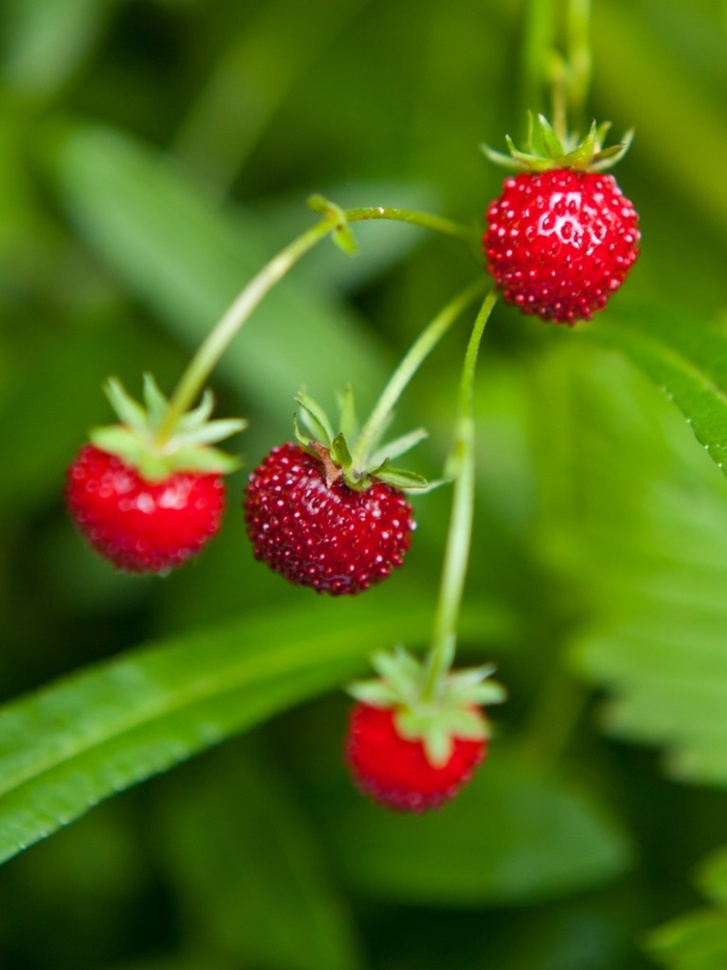
#> input picture straw2.jpeg, 727 x 970 px, shrunk from 1200 x 1600 before the run, found by its file name
$ python test2.py
#> lines starting #> are read from the running program, lines starting #| are printed output that depends on the picture; after the words box and inside, x2 and y2 are one past the last pixel; in counts of white or black regions, pixels touching at a corner belong together
import numpy as np
import cv2
from skimage import io
import matplotlib.pyplot as plt
import math

def kmeans(X, k, max_iters=100):
    centroids = X[np.random.choice(range(len(X)), k, replace=False)]
    for _ in range(max_iters):
        # Tính toán gán cụm
        clusters = np.argmin(
            np.sqrt(((X - centroids[:, np.newaxis])**2).sum(axis=2)), axis=0)
        # Tính lại tâm cụm
        new_centroids = np.array(
            [X[clusters == j].mean(axis=0) for j in range(k)])
        if np.all(centroids == new_centroids):
            break
        centroids = new_centroids
    return centroids, clusters

def find_regions_with_color(segmented_img, target_color, tolerance=0):
    """
    Tìm các vùng có màu trùng với target_color (nếu tolerance=0),
    hoặc gần với target_color trong khoảng tolerance > 0 (nếu cần).
    Ở đây giữ nguyên so khớp 100% như code gốc.
    """
    regions = []
    rows, cols, _ = segmented_img.shape
    visited = np.zeros((rows, cols), dtype=bool)

    for i in range(rows):
        for j in range(cols):
            if not visited[i][j]:
                pixel = segmented_img[i][j]
                if np.array_equal(pixel, target_color):
                    top_left = (j, i)
                    bottom_right = (j, i)
                    stack = [(i, j)]
                    while stack:
                        y, x = stack.pop()
                        visited[y][x] = True
                        top_left = (min(top_left[0], x), min(top_left[1], y))
                        bottom_right = (max(bottom_right[0], x), max(bottom_right[1], y))
                        for dx in [-1, 0, 1]:
                            for dy in [-1, 0, 1]:
                                nx, ny = x + dx, y + dy
                                if (0 <= nx < cols and 0 <= ny < rows and
                                    not visited[ny][nx] and
                                    np.array_equal(segmented_img[ny][nx], target_color)):
                                    stack.append((ny, nx))
                    regions.append((top_left, bottom_right))
    return regions

def check_overlap(rect1, rect2):
    top_left1, bottom_right1 = rect1
    top_left2, bottom_right2 = rect2

    # Kiểm tra xem rect1 có nằm bên trái hoặc bên phải rect2 không
    if bottom_right1[0] < top_left2[0] or top_left1[0] > bottom_right2[0]:
        return False
    # Kiểm tra xem rect1 có nằm phía trên hoặc phía dưới rect2 không
    if bottom_right1[1] < top_left2[1] or top_left1[1] > bottom_right2[1]:
        return False
    return True

def contains(rect1, rect2):
    top_left1, bottom_right1 = rect1
    top_left2, bottom_right2 = rect2
    return (top_left1[0] <= top_left2[0] and top_left1[1] <= top_left2[1] and
            bottom_right1[0] >= bottom_right2[0] and bottom_right1[1] >= bottom_right2[1])

# Đọc ảnh
url = r"D:\KY_8\TRUNG\T4_AI\CODE\K_MEAN\straw2.jpeg"
img = io.imread(url)
#> img is the input picture: shape (970, 727, 3); mean R, G, B 81.6, 105.1, 21.6

plt.figure(figsize=(15, 15))
plt.subplot(221)
plt.imshow(img)
plt.title("Original Image")

# Sao lưu ảnh
img_segmented = img.copy()
img_ori = img.copy()

# Reshape ảnh để đưa vào KMeans
h, w, c = img.shape
#> h = 970; w = 727; c = 3
flat_img = img.reshape((h * w, c))
k = 5

# Thực hiện KMeans
centroids, labels = kmeans(flat_img.astype(float), k)
#> in kmeans, `centroids = X[np.random.choice(range(len(X)), k, replace=False)]`: centroids = [[29, 64, 0], [125, 183, 45], [53, 94, 0], [77, 135, 12], [41, 73, 0]]
#> centroids = [[27.34, 54.12, 2.28], [164.1, 185.8, 111.8], [62.76, 102.1, 6.93], [105.1, 155.2, 31.14], [183, 17.47, 31]]

# Mảng màu của các cụm
colorArray = [centroids[i].astype("uint8").tolist() for i in range(k)]
#> colorArray = [[27, 54, 2], [164, 185, 111], [62, 102, 6], [105, 155, 31], [182, 17, 31]]
print(" ___________________ Dãy mã màu của các trung tâm cụm sau khi áp dụng KMeans:")
for index, color in enumerate(colorArray):
    print(f"Color Segment {index}: {color}")
#> this loop made 5 passes
#| Color Segment 0: [27, 54, 2]
#| Color Segment 1: [164, 185, 111]
#| Color Segment 2: [62, 102, 6]
#| Color Segment 3: [105, 155, 31]
#| Color Segment 4: [182, 17, 31]

# Tạo ảnh phân đoạn
for i in range(h):
    for j in range(w):
        label_index = labels[i * w + j]
        img_segmented[i][j] = centroids[label_index].astype("uint8")
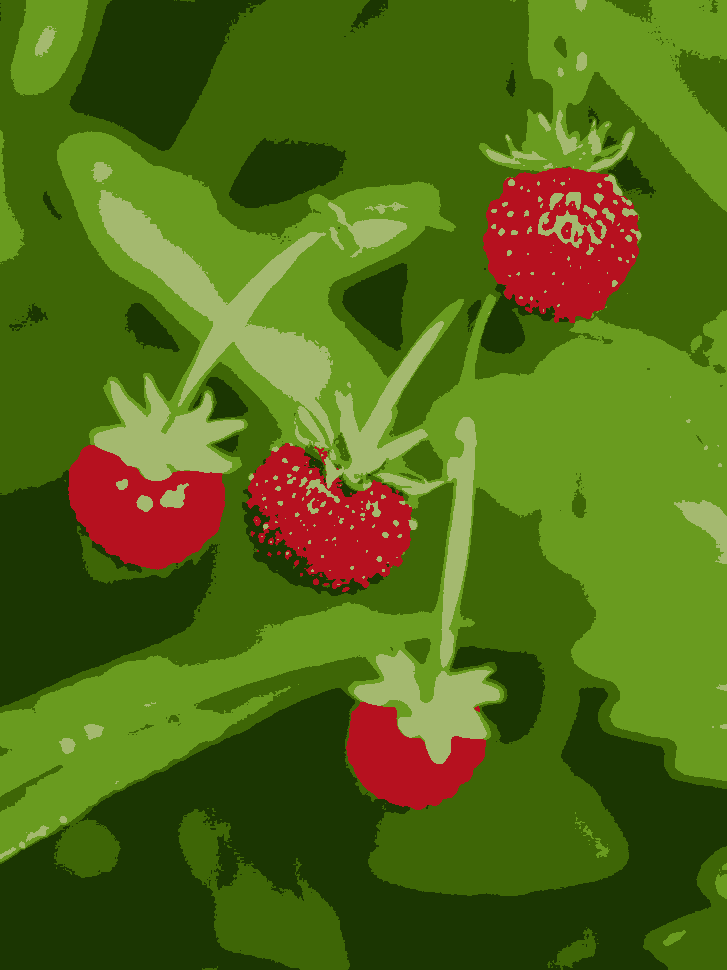
#> img_segmented: shape (970, 727, 3); mean R, G, B 81.1, 104.9, 21.1

plt.subplot(222)
plt.imshow(img_segmented)
plt.title("Segmented Image")

# Tìm tất cả cụm có màu gần với [255, 0, 0] dưới ngưỡng distance
red_color = np.array([255, 0, 0])
threshold = 180  # tuỳ chỉnh, bạn có thể thử 130-200
red_like_indices = []
for index, color in enumerate(colorArray):
    color_np = np.array(color)
    distance = np.linalg.norm(color_np - red_color)
    if distance < threshold:
        red_like_indices.append(index)
#> this loop made 5 passes
#> (color_np, distance) on passes 1 to 5: ([27, 54, 2], 234.3), ([164, 185, 111], 234.2), ([62, 102, 6], 218.4), ([105, 155, 31], 217.9), ([182, 17, 31], 81.11)
#> after the loop, red_like_indices = [4]

print(f"Các cụm (index) có màu gần đỏ với ngưỡng {threshold}: {red_like_indices}")
#| Các cụm (index) có màu gần đỏ với ngưỡng 180: [4]

# Lấy tất cả region từ các cụm “đỏ”
all_regions = []
for idx in red_like_indices:
    # Lấy màu của cụm idx
    cluster_color = colorArray[idx]
    # Tìm vùng có màu cụm này
    regions = find_regions_with_color(img_segmented, cluster_color)
    all_regions.extend(regions)
#> this loop made 1 pass
#> (idx, cluster_color, rows in find_regions_with_color, cols in find_regions_with_color) on pass 1: (4, [182, 17, 31], 970, 727)
#> after the loop, all_regions = 26 items

# Gộp các bounding box bị chồng lấn
combined_rectangle = []
all_regions = list(set(all_regions))  # loại bỏ trùng lặp nếu có

for i in range(len(all_regions)):
    rect1 = all_regions[i]
    overlapped = False
    for j in range(len(combined_rectangle)):
        rect2 = combined_rectangle[j]
        if check_overlap(rect1, rect2):
            # Gộp rect1 và rect2
            top_left = (min(rect1[0][0], rect2[0][0]),
                        min(rect1[0][1], rect2[0][1]))
            bottom_right = (max(rect1[1][0], rect2[1][0]),
                            max(rect1[1][1], rect2[1][1]))
            combined_rectangle[j] = (top_left, bottom_right)
            overlapped = True
            break
    if not overlapped:
        combined_rectangle.append(rect1)
#> this loop made 26 passes
#> after the loop, combined_rectangle = 15 items

# Lọc bỏ những hình chữ nhật nằm hoàn toàn bên trong hình chữ nhật lớn hơn
filtered_rectangles = []
for rect in combined_rectangle:
    if not any(contains(other_rect, rect) for other_rect in combined_rectangle if other_rect != rect):
        filtered_rectangles.append(rect)
#> this loop made 15 passes
#> rect on passes 3 to 14: ((314, 446), (327, 464)), ((313, 578), (318, 584)), ((342, 587), (349, 591)), ((300, 573), (302, 575)), ((285, 550), (291, 559)), ((312, 575), (313, 575)), ((323, 583), (328, 585)), ((325, 478), (325, 479)), ((346, 702), (485, 809)), ((277, 551), (280, 554)), ((68, 445), (224, 569)), ((267, 552), (271, 556))

# Vẽ bounding box
for top_left, bottom_right in filtered_rectangles:
    cv2.rectangle(img_ori, top_left, bottom_right, (0, 255, 0), thickness=3)
#> this loop made 5 passes
#> (top_left, bottom_right) on passes 1 to 5: ((246, 443), (411, 588)), ((342, 587), (349, 591)), ((346, 702), (485, 809)), ((68, 445), (224, 569)), ((483, 167), (638, 322))
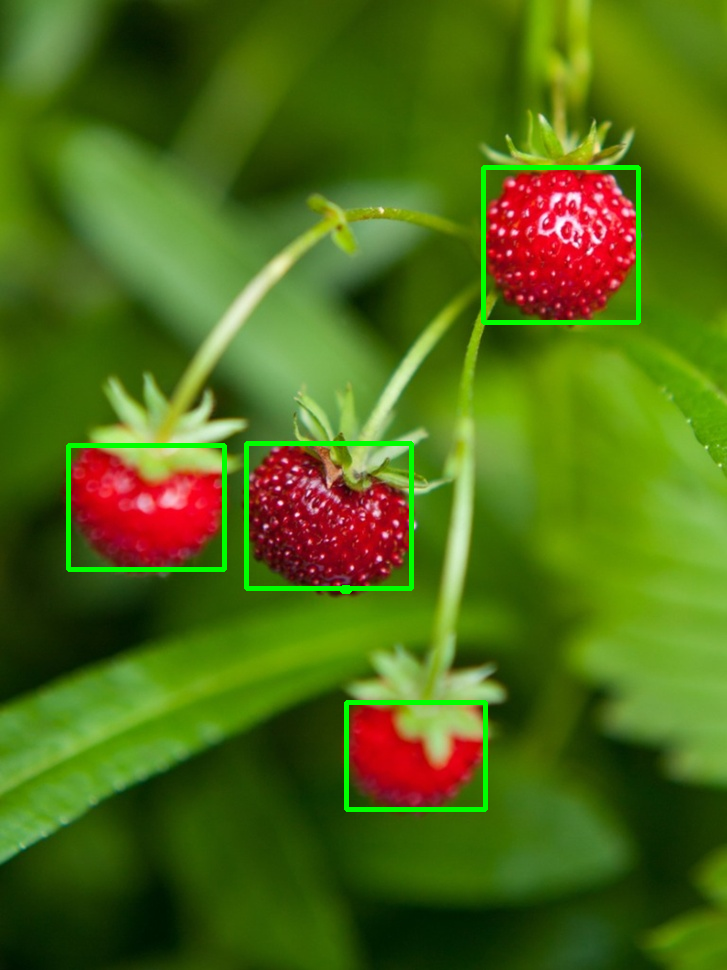
#> img_ori: shape (970, 727, 3); 1.62% of pixels changed, all inside (x1, y1, x2, y2) = (66, 165, 641, 812)

plt.subplot(223)
plt.imshow(img_ori)
plt.title("Detected Image")
plt.show()
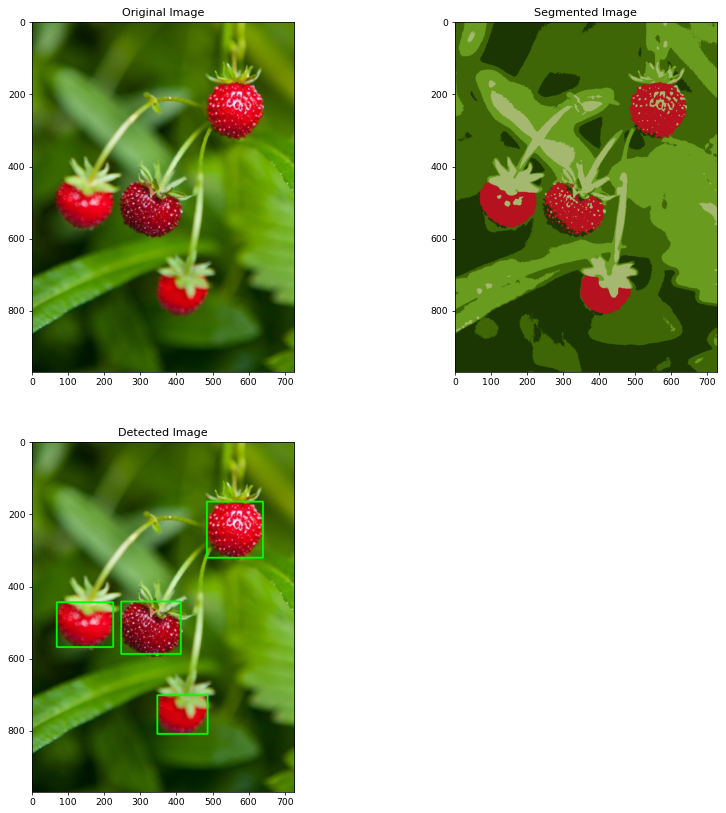
#> figure drawn by matplotlib, 3 panels
